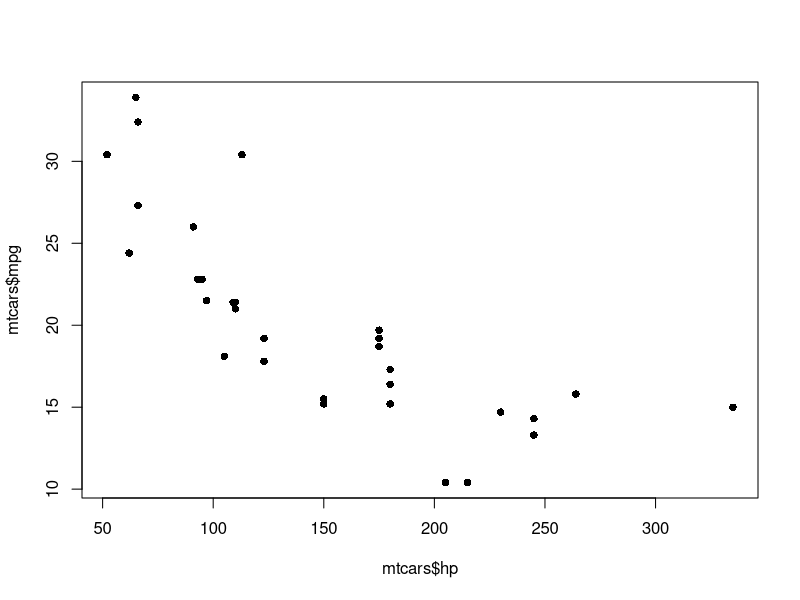
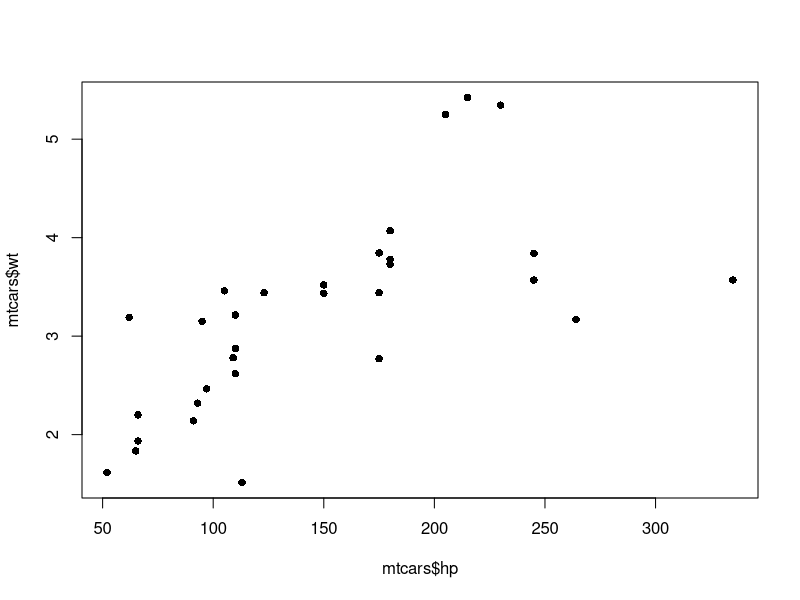

These charts were generated, in order, by the following R code:
##correlation
cor(mtcars$hp,mtcars$mpg)
cor(mtcars$wt,mtcars$mpg)

plot(mtcars$hp,mtcars$mpg, pch = 16)
plot(mtcars$hp,mtcars$wt, pch = 16)

cor(mtcars[ , c("mpg","wt","hp")])

##dplyr(tidyverse)
library(dplyr)
cormat <- mtcars %>%
  select(mpg,wt,hp,am) %>%
  cor()

cor(mtcars$hp,mtcars$mpg)
cor.test(mtcars$hp,mtcars$mpg) ##ทดสอบดูค่า correlationT.test, sig test



##linear regression
##mpg = f(hp)
lmfit <- lm(mpg ~ hp, data = mtcars)
summary(lmfit)

##Prediction
lmfit$coefficients[[1]] + lmfit$coefficients[[2]]*200
#intercept                 slope                  hp=200

new_cars <- data.frame (
  hp = c(250,320,400,410,450) #Predict450 hp เกินค่าเดิมที่มีmax=335
)

## Predict()
new_cars$mpg_pred <- predict(lmfit,newdata = new_cars) ##เอาไปต่อเป็นคอลัมน์ใหม่ด้านขวา
new_cars$hp_pred <- NULL
new_cars #Predict450 hp เกินค่าเดิมที่มี max=335  mpg_predติดลบ

summary(mtcars$hp)

##Root mean square error (rmse)
## multiple linear regression
##mpg = f(hp.wt,am)
##mpg + intercept + b0*hp +b1*wt +b3*am

lmfit2 <- lm(mpg ~ hp +wt +am, data = mtcars)

coefs <- coef(lmfit2)
coefs[[1]] + coefs[[2]]*200 + coefs[[3]]*3.5 + coefs[[4]]*1

##build_full model
lmfitfull <- lm(mpg ~ ., data = mtcars) #- gear เติมหลัง . เพื่อเอาคอลัมน์นี้ออกได้

mtcars$prediected <- predict(lmfitfull)

##train RMSE
squared_error <- (mtcars$mpg - mtcars$prediected) **2 
(rmse <- sqrt(mean(squared_error))) ##ค่าที่น่าจะทำนายผิดโดยประมาณ

##split data
set.seed(42)
n <- nrow(mtcars) ##นับแถวข้อมูล
id <- sample(1:n, size = n*0.8) ##เอามา 80%
train_data <- mtcars[id,] ##80%เอามาเทรน
test_data <- mtcars[-id,] ##ที่เหลือเอามาเทส

##train model
model1 <- lm(mpg ~ hp +wt +am, data = train_data)
p_train <- predict(model1)
error <- train_data$mpg - p_train
rmse <- sqrt(mean(error**2))


##test model
p_test <- predict(model1, newdata = test_data) ##ทำนายโดยใช้ข้อมูลที่แยกไว้
error_test <- test_data$mpg - p_test
rmse_test <- sqrt(mean(error_test**2))

##print result
cat("rmse train : ",rmse,
    "\nrmse test : ",rmse_test)
